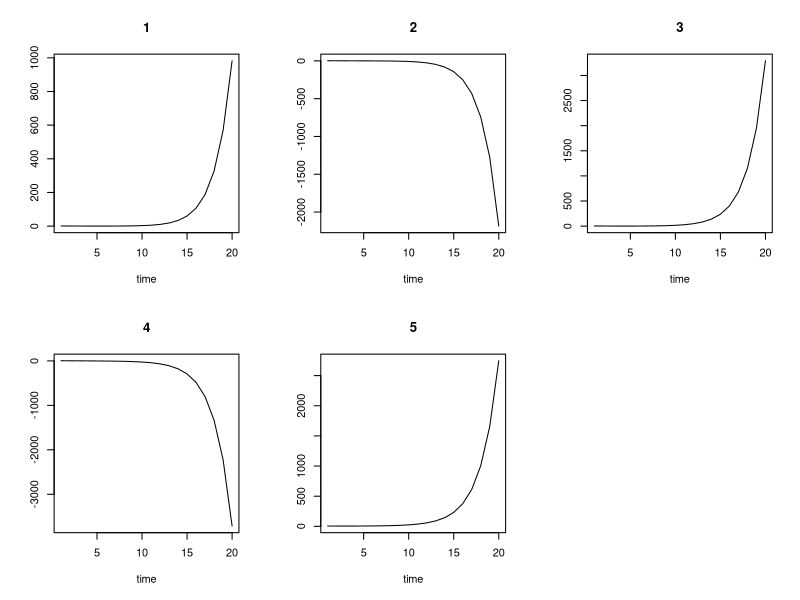
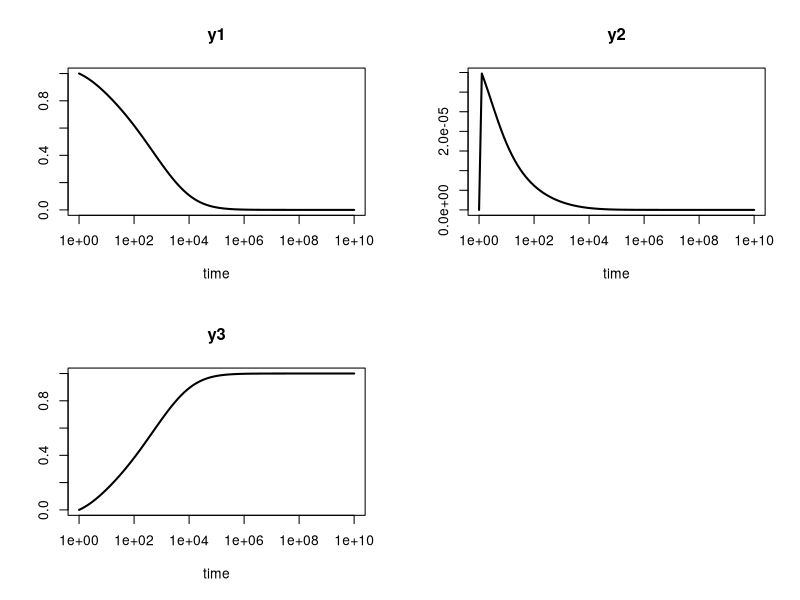
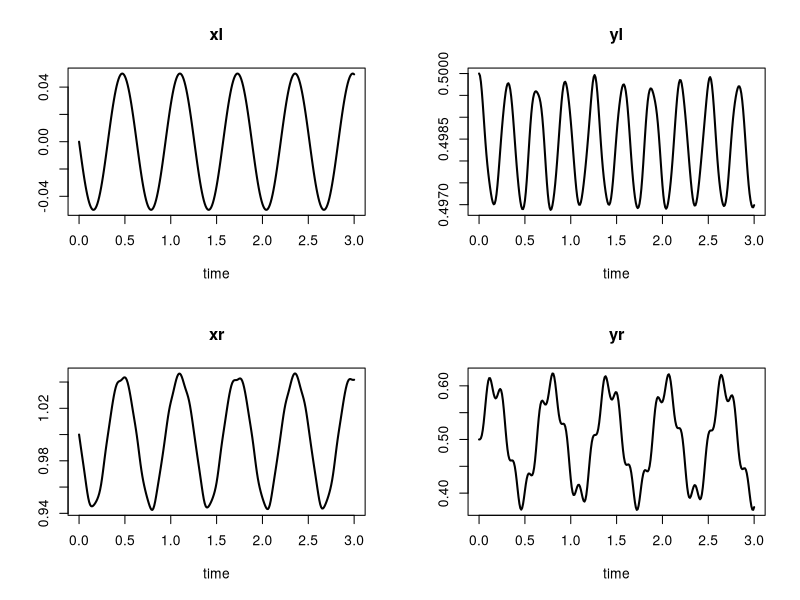

Generate these figures, in order, with R:
library(deSolve)


### Name: radau
### Title: Implicit Runge-Kutta RADAU IIA
### Aliases: radau
### Keywords: math

### ** Examples

## =======================================================================
## Example 1: ODE
##   Various ways to solve the same model.
## =======================================================================

## the model, 5 state variables
f1 <- function  (t, y, parms) {
  ydot <- vector(len = 5)

  ydot[1] <-  0.1*y[1] -0.2*y[2]
  ydot[2] <- -0.3*y[1] +0.1*y[2] -0.2*y[3]
  ydot[3] <-           -0.3*y[2] +0.1*y[3] -0.2*y[4]
  ydot[4] <-                     -0.3*y[3] +0.1*y[4] -0.2*y[5]
  ydot[5] <-                               -0.3*y[4] +0.1*y[5]

  return(list(ydot))
}

## the Jacobian, written as a full matrix
fulljac <- function  (t, y, parms) {
  jac <- matrix(nrow = 5, ncol = 5, byrow = TRUE,
                data = c(0.1, -0.2,  0  ,  0  ,  0  ,
                        -0.3,  0.1, -0.2,  0  ,  0  ,
                         0  , -0.3,  0.1, -0.2,  0  ,
                         0  ,  0  , -0.3,  0.1, -0.2,
                         0  ,  0  ,  0  , -0.3,  0.1))
  return(jac)
}

## the Jacobian, written in banded form
bandjac <- function  (t, y, parms) {
  jac <- matrix(nrow = 3, ncol = 5, byrow = TRUE,
                data = c( 0  , -0.2, -0.2, -0.2, -0.2,
                          0.1,  0.1,  0.1,  0.1,  0.1,
                         -0.3, -0.3, -0.3, -0.3,    0))
  return(jac)
}

## initial conditions and output times
yini  <- 1:5
times <- 1:20

## default: stiff method, internally generated, full Jacobian
out   <- radau(yini, times, f1, parms = 0)
plot(out)

## stiff method, user-generated full Jacobian
out2  <- radau(yini, times, f1, parms = 0, jactype = "fullusr",
               jacfunc = fulljac)

## stiff method, internally-generated banded Jacobian
## one nonzero band above (up) and below(down) the diagonal
out3  <- radau(yini, times, f1, parms = 0, jactype = "bandint",
               bandup = 1, banddown = 1)

## stiff method, user-generated banded Jacobian
out4  <- radau(yini, times, f1, parms = 0, jactype = "bandusr",
               jacfunc = bandjac, bandup = 1, banddown = 1)


## =======================================================================
## Example 2: ODE
##   stiff problem from chemical kinetics
## =======================================================================
Chemistry <- function (t, y, p) {
  dy1 <- -.04*y[1] + 1.e4*y[2]*y[3]
  dy2 <- .04*y[1] - 1.e4*y[2]*y[3] - 3.e7*y[2]^2
  dy3 <- 3.e7*y[2]^2
  list(c(dy1, dy2, dy3))
}

times <- 10^(seq(0, 10, by = 0.1))
yini <- c(y1 = 1.0, y2 = 0, y3 = 0)

out <- radau(func = Chemistry, times = times, y = yini, parms = NULL)
plot(out, log = "x", type = "l", lwd = 2)

## =============================================================================
## Example 3: DAE
## Car axis problem, index 3 DAE, 8 differential, 2 algebraic equations
## from
## F. Mazzia and C. Magherini. Test Set for Initial Value Problem Solvers,
## release 2.4. Department
## of Mathematics, University of Bari and INdAM, Research Unit of Bari,
## February 2008.
## Available at http://www.dm.uniba.it/~testset.
## =============================================================================

## Problem is written as M*y' = f(t,y,p).
## caraxisfun implements the right-hand side:

caraxisfun <- function(t, y, parms) {
  with(as.list(y), {
  
    yb <- r * sin(w * t)
    xb <- sqrt(L * L - yb * yb)
    Ll <- sqrt(xl^2 + yl^2)
    Lr <- sqrt((xr - xb)^2 + (yr - yb)^2)
        
    dxl <- ul; dyl <- vl; dxr <- ur; dyr <- vr
        
    dul  <- (L0-Ll) * xl/Ll      + 2 * lam2 * (xl-xr) + lam1*xb
    dvl  <- (L0-Ll) * yl/Ll      + 2 * lam2 * (yl-yr) + lam1*yb - k * g
               
    dur  <- (L0-Lr) * (xr-xb)/Lr - 2 * lam2 * (xl-xr)
    dvr  <- (L0-Lr) * (yr-yb)/Lr - 2 * lam2 * (yl-yr) - k * g
        
    c1   <- xb * xl + yb * yl
    c2   <- (xl - xr)^2 + (yl - yr)^2 - L * L
        
    list(c(dxl, dyl, dxr, dyr, dul, dvl, dur, dvr, c1, c2))
  })
}

eps <- 0.01; M <- 10; k <- M * eps^2/2; 
L <- 1; L0 <- 0.5; r <- 0.1; w <- 10; g <- 1

yini <- c(xl = 0, yl = L0, xr = L, yr = L0,
          ul = -L0/L, vl = 0,
          ur = -L0/L, vr = 0,
          lam1 = 0, lam2 = 0)

# the mass matrix
Mass      <- diag(nrow = 10, 1)
Mass[5,5] <- Mass[6,6] <- Mass[7,7] <- Mass[8,8] <- M * eps * eps/2
Mass[9,9] <- Mass[10,10] <- 0
Mass

# index of the variables: 4 of index 1, 4 of index 2, 2 of index 3
index <- c(4, 4, 2)

times <- seq(0, 3, by = 0.01)
out <- radau(y = yini, mass = Mass, times = times, func = caraxisfun,
        parms = NULL, nind = index)

plot(out, which = 1:4, type = "l", lwd = 2)
